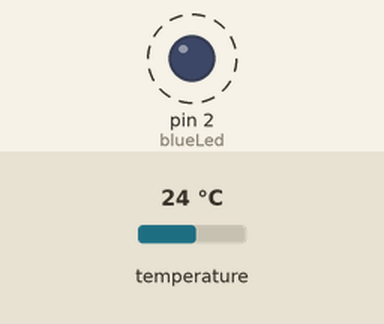
Simulated run of this program. Board: MicroPython board. Shown: output pins drawn as LEDs (lit = HIGH). Dashed ring = blinking. The inputs (shaded band) are chosen by the test bench; at power-on: temperature 24 °C. What the program prints to the serial console is not drawn.

Above: at 0.4 s.
Timing chart, 0 to 3.0 s (numbered marks = the images above):
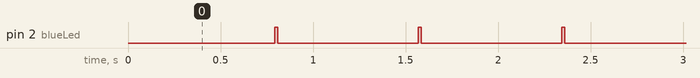

The program:

main.py
```python
import machine
import time
import json
import ubinascii
from ds18x20 import DS18X20
from onewire import OneWire

blueLed = machine.Pin(2, machine.Pin.OUT)

pin = machine.Pin(18)

o = OneWire(pin)
d = DS18X20(o)


while(1):

    devicelist = d.scan()
    tempdict = {}
    mydict = {}
    d.convert_temp()

    blueLed.off()
    time.sleep_ms(750)

    for device in devicelist:
        tempdict[ubinascii.hexlify(device)] = d.read_temp(device)
    mydict['devicelist'] = tempdict
    mystr = json.dumps(mydict)
    print(mystr)
    blueLed.on()
```

Measured:
- by itself, pin 2 (blueLed): alternates HIGH for 0.02 s and LOW for 0.76 s
